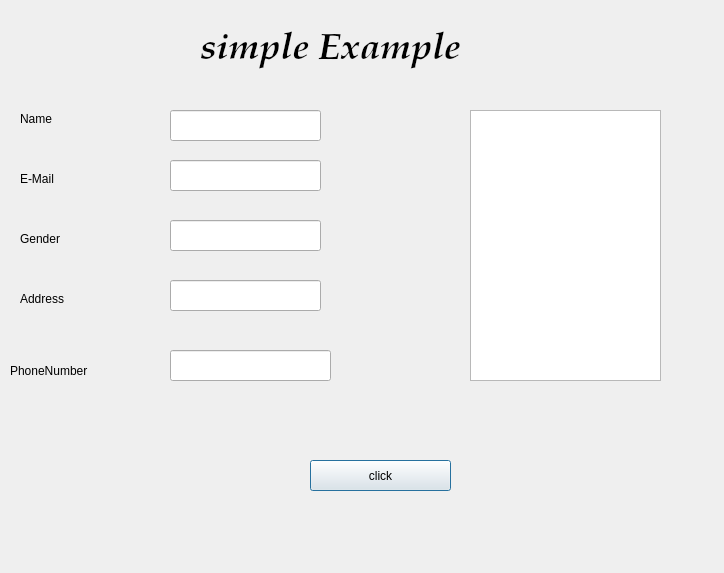
<?xml version="1.0" encoding="UTF-8"?>
<ui version="4.0">
 <class>Dialog</class>
 <widget class="QDialog" name="Dialog">
  <property name="enabled">
   <bool>true</bool>
  </property>
  <property name="geometry">
   <rect>
    <x>0</x>
    <y>0</y>
    <width>724</width>
    <height>573</height>
   </rect>
  </property>
  <property name="windowTitle">
   <string>Dialog</string>
  </property>
  <widget class="QLabel" name="label">
   <property name="geometry">
    <rect>
     <x>200</x>
     <y>20</y>
     <width>301</width>
     <height>61</height>
    </rect>
   </property>
   <property name="font">
    <font>
     <family>URW Palladio L</family>
     <pointsize>28</pointsize>
     <weight>75</weight>
     <italic>true</italic>
     <bold>true</bold>
    </font>
   </property>
   <property name="text">
    <string>simple Example</string>
   </property>
  </widget>
  <widget class="QLabel" name="name">
   <property name="geometry">
    <rect>
     <x>20</x>
     <y>110</y>
     <width>67</width>
     <height>17</height>
    </rect>
   </property>
   <property name="text">
    <string>Name</string>
   </property>
  </widget>
  <widget class="QLabel" name="Email">
   <property name="geometry">
    <rect>
     <x>20</x>
     <y>170</y>
     <width>67</width>
     <height>17</height>
    </rect>
   </property>
   <property name="text">
    <string>E-Mail</string>
   </property>
  </widget>
  <widget class="QLabel" name="address">
   <property name="geometry">
    <rect>
     <x>20</x>
     <y>290</y>
     <width>67</width>
     <height>17</height>
    </rect>
   </property>
   <property name="text">
    <string>Address</string>
   </property>
  </widget>
  <widget class="QLabel" name="phonenumber">
   <property name="geometry">
    <rect>
     <x>10</x>
     <y>360</y>
     <width>101</width>
     <height>21</height>
    </rect>
   </property>
   <property name="text">
    <string>PhoneNumber</string>
   </property>
  </widget>
  <widget class="QLabel" name="gender">
   <property name="geometry">
    <rect>
     <x>20</x>
     <y>230</y>
     <width>67</width>
     <height>17</height>
    </rect>
   </property>
   <property name="text">
    <string>Gender</string>
   </property>
  </widget>
  <widget class="QLineEdit" name="lineEdit">
   <property name="enabled">
    <bool>true</bool>
   </property>
   <property name="geometry">
    <rect>
     <x>170</x>
     <y>110</y>
     <width>151</width>
     <height>31</height>
    </rect>
   </property>
  </widget>
  <widget class="QLineEdit" name="lineEdit_2">
   <property name="enabled">
    <bool>true</bool>
   </property>
   <property name="geometry">
    <rect>
     <x>170</x>
     <y>160</y>
     <width>151</width>
     <height>31</height>
    </rect>
   </property>
  </widget>
  <widget class="QLineEdit" name="lineEdit_4">
   <property name="enabled">
    <bool>true</bool>
   </property>
   <property name="geometry">
    <rect>
     <x>170</x>
     <y>280</y>
     <width>151</width>
     <height>31</height>
    </rect>
   </property>
  </widget>
  <widget class="QLineEdit" name="lineEdit_5">
   <property name="enabled">
    <bool>true</bool>
   </property>
   <property name="geometry">
    <rect>
     <x>170</x>
     <y>350</y>
     <width>161</width>
     <height>31</height>
    </rect>
   </property>
  </widget>
  <widget class="QPushButton" name="pushButton">
   <property name="geometry">
    <rect>
     <x>310</x>
     <y>460</y>
     <width>141</width>
     <height>31</height>
    </rect>
   </property>
   <property name="text">
    <string>click</string>
   </property>
  </widget>
  <widget class="QLineEdit" name="lineEdit_3">
   <property name="enabled">
    <bool>true</bool>
   </property>
   <property name="geometry">
    <rect>
     <x>170</x>
     <y>220</y>
     <width>151</width>
     <height>31</height>
    </rect>
   </property>
  </widget>
  <widget class="QTextEdit" name="textEdit">
   <property name="geometry">
    <rect>
     <x>470</x>
     <y>110</y>
     <width>191</width>
     <height>271</height>
    </rect>
   </property>
  </widget>
 </widget>
 <resources/>
 <connections/>
</ui>
